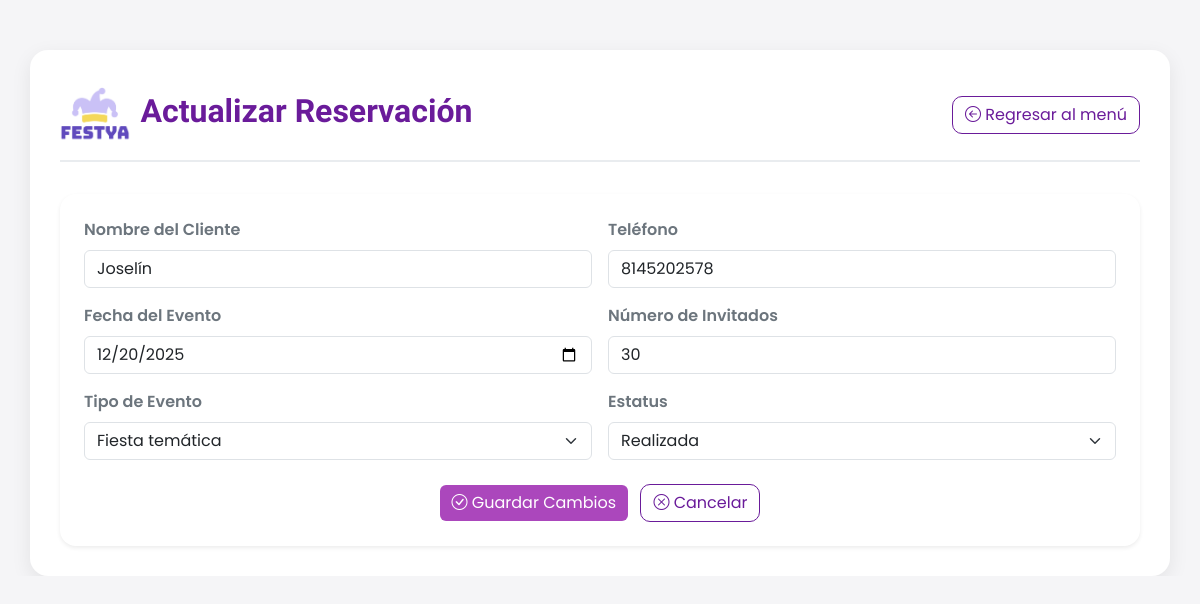
/reservaciones/admin/actualizar/2/ (signed in), run on the app's committed database.
### reservaciones/models.py (models this page shows, shortened)
class Reservacion(models.Model):
    ESTATUS = [
        ("pendiente", "Pendiente"),
        ("confirmada", "Confirmada"),
        ("realizada", "Realizada"),
    ]
    nombreCliente = models.CharField(max_length=100)
    telefono = models.CharField(max_length=10, validators=[MinLengthValidator(10)])
    fechaEvento = models.DateField()
    numInvitados = models.PositiveSmallIntegerField(
        validators=[MinValueValidator(1), MaxValueValidator(50)],
        help_text="1 a 50 invitados permitidos"
    )
    estatus = models.CharField(max_length=10, choices=ESTATUS, default="pendiente")
    tipoEvento = models.ForeignKey(TipoEvento, on_delete=models.PROTECT)

class TipoEvento(models.Model):
    nombre = models.CharField(max_length=50, unique=True)

### reservaciones/views.py (the view, shortened to what this page needs)
# urls.py: path('admin/actualizar/<int:id>/', views.actualizar_reservacion, name='actualizar_reservacion'),
@login_required
def actualizar_reservacion(request, id):
    reservacion = get_object_or_404(Reservacion, id=id)
    tipos_evento = TipoEvento.objects.all()
    errores = {}
    return render(request, 'reservaciones/actualizar.html', {
        'reservacion': reservacion,
        'tipos_evento': tipos_evento,
        'errores': errores
    })

### reservaciones/templates/reservaciones/actualizar.html (shortened to what this page needs)
{% extends 'base.html' %}
{% load static %}
{% block content %}
<link href="https://cdn.jsdelivr.net/npm/bootstrap@5.3.0/dist/css/bootstrap.min.css" rel="stylesheet">
<link rel="stylesheet" href="{% static 'reservaciones/css/gestion_admin.css' %}">
<div class="container">
    <div class="header-admin">
        <div class="d-flex align-items-center">
            <img src="{% static 'reservaciones/img/LOGO.png' %}" alt="Logo">
            <h2>Actualizar Reservación</h2>
        </div>
        <a href="{% url 'gestion_admin' %}" class="btn btn-regresar">
            <i class="bi bi-arrow-left-circle"></i> Regresar al menú
        </a>
    </div>
    <form method="POST" class="p-4 shadow-sm rounded-4">
        <div class="row g-3">
            <div class="col-md-6">
                <label class="form-label fw-semibold text-secondary">Nombre del Cliente</label>
                <input type="text" name="nombreCliente" class="form-control"
                       value="{{ reservacion.nombreCliente }}"
                       pattern="[A-Za-zÁÉÍÓÚáéíóúÑñ ]+"
                       maxlength="100"
                       autocomplete="off"
                       title="El nombre solo puede contener letras y espacios." required>
            </div>
            <div class="col-md-6">
                <label class="form-label fw-semibold text-secondary">Teléfono</label>
                <input type="text" name="telefono" class="form-control"
                       value="{{ reservacion.telefono }}"
                       pattern="[0-9]{10}"
                       maxlength="10"
                       autocomplete="off"
                       oninput="this.value = this.value.replace(/[^0-9]/g, '').slice(0, 10)"
                       title="El teléfono debe tener exactamente 10 dígitos y solo números." required>
            </div>
            <div class="col-md-6">
                <label class="form-label fw-semibold text-secondary">Fecha del Evento</label>
                <input type="date" name="fechaEvento" class="form-control" value="{{ reservacion.fechaEvento|date:'Y-m-d' }}"
                    title="Selecciona una fecha válida para el evento." required>
            </div>
            <div class="col-md-6">
                <label class="form-label fw-semibold text-secondary">Número de Invitados</label>
                <input type="number" name="numInvitados" class="form-control"
                       value="{{ reservacion.numInvitados }}"
                       min="1" max="50"
                       title="El número de invitados debe ser entre 1 y 50." required>
            </div>
            <div class="col-md-6">
                <label class="form-label fw-semibold text-secondary">Tipo de Evento</label>
                <select name="tipoEvento" class="form-select" required>
                    {% for evento in tipos_evento %}
                        <option value="{{ evento.id }}" {% if reservacion.tipoEvento.id == evento.id %}selected{% endif %}>
                            {{ evento.nombre }}
                        </option>
                    {% endfor %}
                </select>
            </div>
            <div class="col-md-6">
                <label class="form-label fw-semibold text-secondary">Estatus</label>
                <select name="estatus" class="form-select">
                    <option value="realizada" {% if reservacion.estatus == "realizada" %}selected{% endif %}>Realizada</option>
                </select>
            </div>
        </div>
        <div class="text-center mt-4">
            <button type="submit" class="btn btn-actualizar">
                <i class="bi bi-check-circle"></i> Guardar Cambios
            </button>
            <a href="{% url 'gestion_admin' %}" class="btn btn-regresar ms-2">
                <i class="bi bi-x-circle"></i> Cancelar
            </a>
        </div>
    </form>
</div>
{% endblock %}

### inicio/static/css/styles.css (style rules this page uses)
:root { --primario: #604abd; --secundario: #cac1f6; --secundario-light: #f1eeff; --secundario-dark: #837aae; --terciario: #f4d85a; --terciario-light: #fff6cd; --terciario-dark: #dbbc40; --blanco: #fff; --semi-blanco: #f8f8f8; --gris: #efefef; --gris-fuerte: #4b4b4b; --negro: #343434; --transparente: rgba(255, 255, 255, 0); --shadow: rgba(165,145,239,0.30); }
html { font-size: 100%; width: 100%; max-width: 100%; overflow-x: hidden; }
body { font-family: 'Poppins', sans-serif; font-size: 1rem; margin: 0; padding: 0; width: 100%; max-width: 100%; overflow-x: hidden; }
h2 { font-family: 'Bungee'; font-size: 3rem; }
.btn { border-radius: 5px; padding: 8px 15px; transition: ease 0.3s; }

### reservaciones/static/reservaciones/css/gestion_admin.css (style rules this page uses)
body { background-color: #f5f5f7; font-family: "Poppins", sans-serif; color: #333; }
.container { background: #fff; border-radius: 18px; padding: 30px; box-shadow: 0 6px 20px rgba(0, 0, 0, 0.08); margin-top: 50px; transition: all 0.3s ease; }
.header-admin { display: flex; justify-content: space-between; align-items: center; margin-bottom: 2rem; border-bottom: 2px solid #e9ecef; padding-bottom: 10px; }
.header-admin img { height: 70px; }
.header-admin h2 { color: #6a1b9a; font-weight: 600; margin-left: 10px; }
.btn-regresar { background-color: #fff; border: 1.5px solid #6a1b9a; color: #6a1b9a; border-radius: 10px; transition: all 0.3s ease; }
.btn-actualizar { background-color: #ab47bc; color: #fff; border: none; }

### data on the page
Reservacion: nombreCliente "Joselín", telefono "8145202578", fechaEvento "12/20/2025", numInvitados "30", tipoEvento "Fiesta temática", estatus "Realizada"
